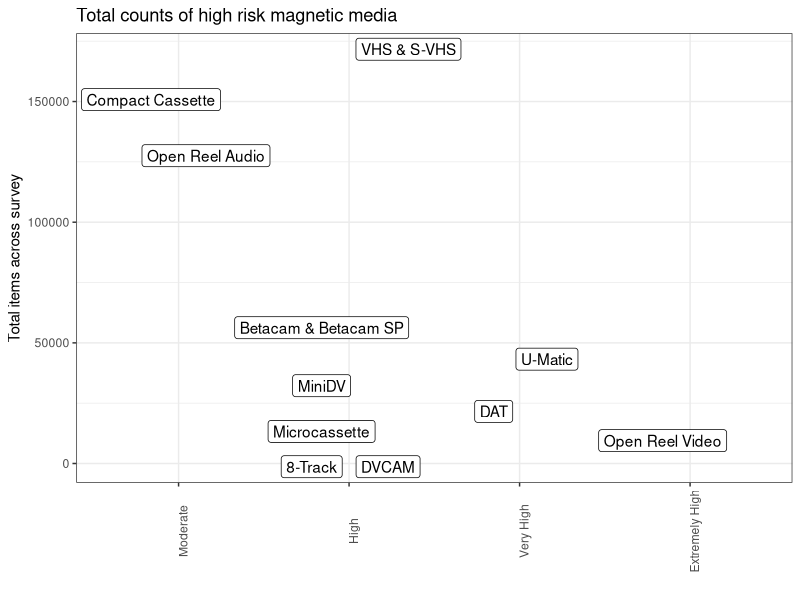
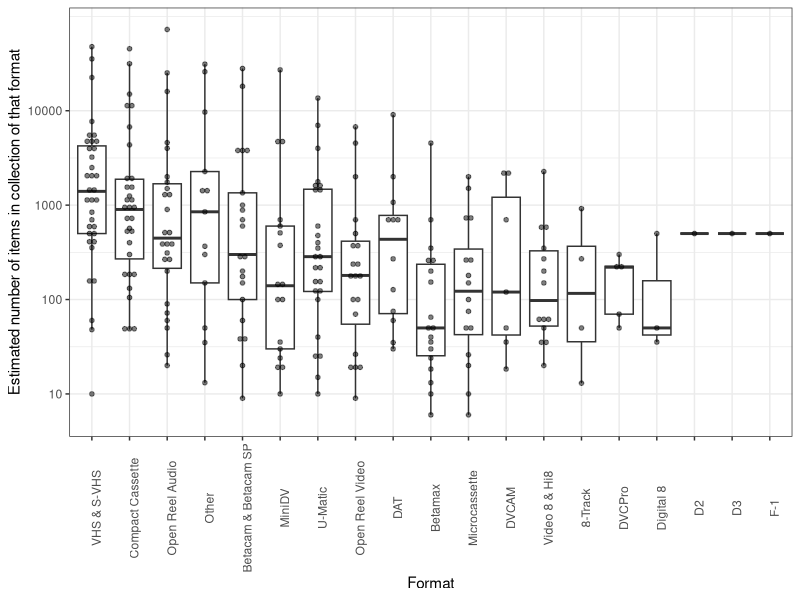
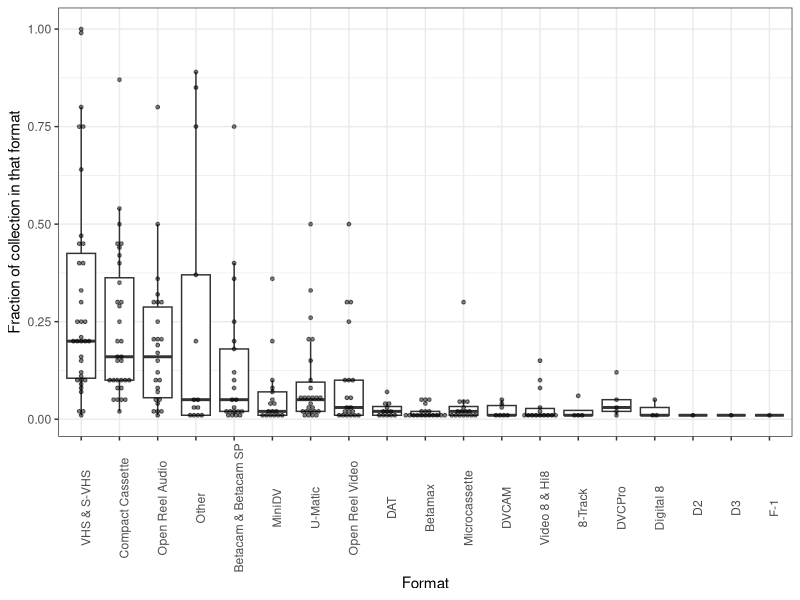
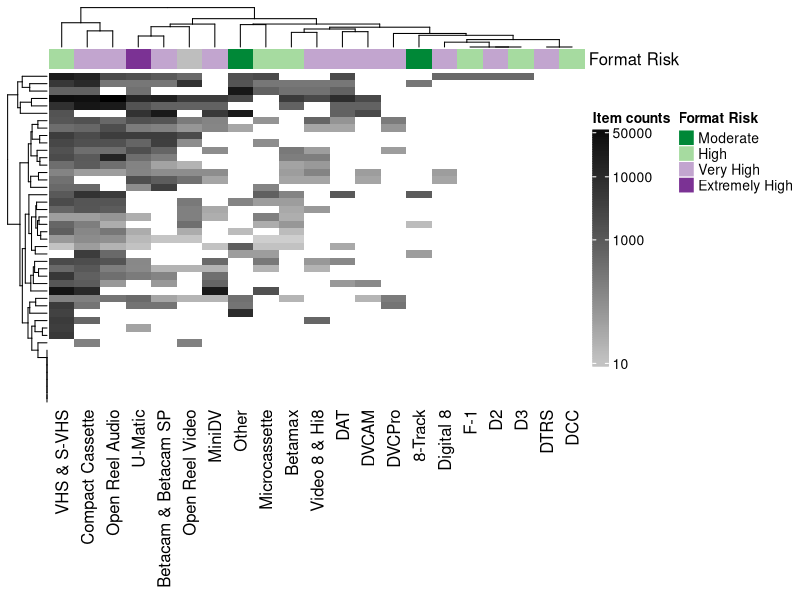
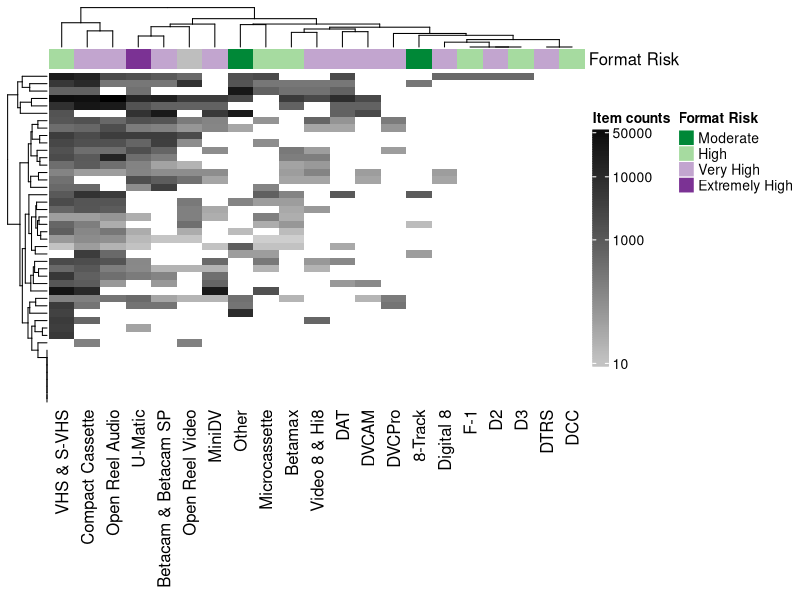
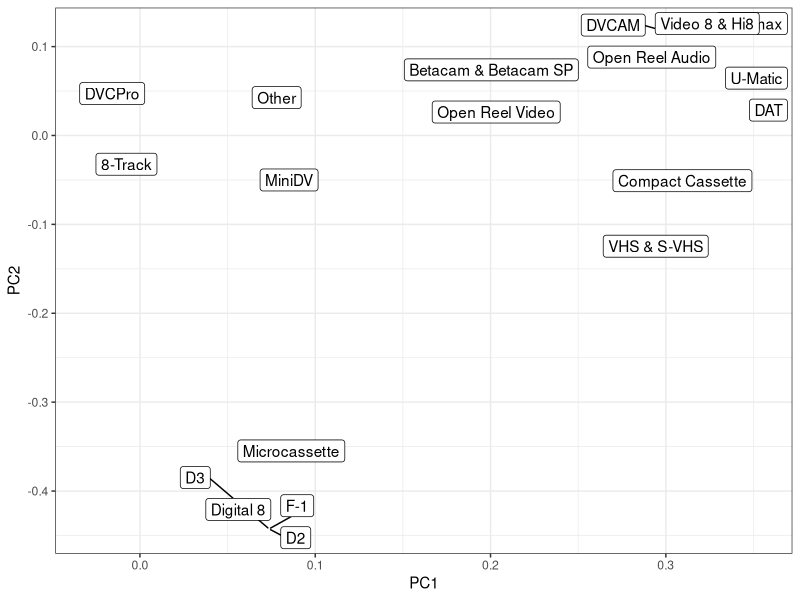
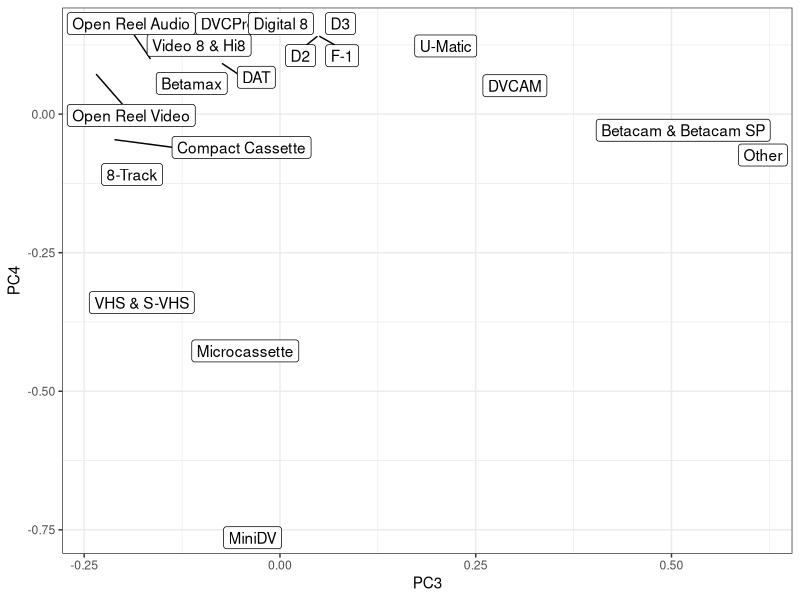
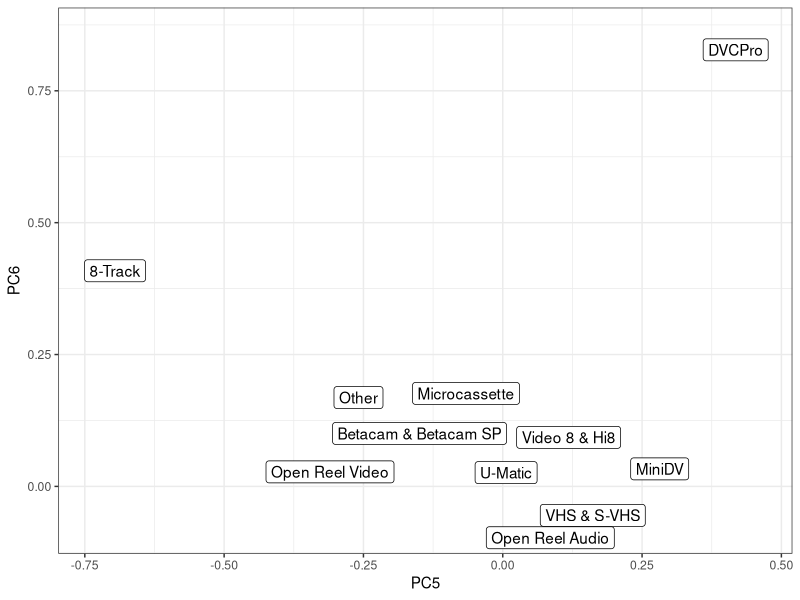

Recreate these plots in R, in order.
## ---- chunk 1
library(tidyverse)
library(ggrepel)
library(ComplexHeatmap)
library(circlize)
## ---- chunk 2
datar <- read_csv("RESULTS_V2_181209_Magnetic Media Survey - Some Calculations.csv") %>%
    filter(complete.cases(.[,-c(1,2)])) 

pdatar <- datar %>% 
    gather(variable,value,-`Institution-CollectionKey`) %>%
    mutate(value=as.numeric(value)) 

risk_factors <- read_tsv("risk_factors.tsv") %>%
    mutate(Risk=factor(Risk,levels=c("Low","Moderate","High","Very High","Extremely High")))
## ---- chunk 3
totals_and_risks <- pdatar %>% filter(variable!="Total Items") %>%
    group_by(variable) %>% summarize(Total=sum(value,na.rm=T)) %>%
    arrange(Total) %>%
    mutate(Format=factor(variable,levels=variable)) %>%
    left_join(risk_factors,by="Format") %>%
    select(-Quantity)

totals_and_risks
## ---- chunk 4
g<- totals_and_risks%>%
    filter(Total>0,!is.na(Risk))%>%
    ggplot()+theme_bw()+
    aes(x=Risk,y=Total)+
    theme(axis.text.x=element_text(angle=90))+
    geom_label_repel(aes(label=Format))+
    ylab("Total items across survey")+
    xlab("")+
    ggtitle("Total counts of high risk magnetic media")
g
## ---- chunk 5
g <- pdatar %>%
    mutate(variable=factor(variable,levels=arrange(totals_and_risks,-Total)$Format)) %>%
    filter(variable!="Total Items")%>%
    filter(value>0)%>%
    ggplot()+theme_bw()+
    geom_boxplot(outlier.alpha=0)+
    geom_dotplot(binaxis="y",stackdir="center",dotsize=1.0,alpha=0.5,binwidth=0.05)+
    aes(x=variable,y=value)+
    scale_y_log10(breaks=c(10,100,1000,10000,1000000))+
    theme(axis.text.x=element_text(angle=90))+
    ylab("Estimated number of items in collection of that format")+
    xlab("Format")
g
## ---- chunk 6
g <- pdatar %>%
    spread(variable,value) %>%
    gather(variable,value,-`Institution-CollectionKey`,-`Total Items`) %>%
    mutate(proportion=value/`Total Items`) %>%
    mutate(variable=factor(variable,levels=arrange(totals_and_risks,-Total)$Format)) %>%
    filter(variable!="Total Items")%>%
    filter(proportion>0)%>%
    ggplot()+theme_bw()+
    geom_boxplot(outlier.alpha=0)+
    geom_dotplot(binaxis="y",stackdir="center",alpha=0.5,binwidth=0.01)+
    aes(x=variable,y=proportion)+
    theme(axis.text.x=element_text(angle=90))+
    ylab("Fraction of collection in that format")+
    xlab("Format")
g
## ---- chunk 7
matrix_by_inst <- as.matrix(datar[,-c(1,2)])
rownames(matrix_by_inst) <- datar[,1][[1]]
cluster_inst <- hclust(dist(scale(matrix_by_inst))) 
matrix_by_media <- t(as.matrix(datar[,-c(1,2)]))
cluster_media <- hclust(dist(scale(matrix_by_media)))
## ---- chunk 8

heatmap_datar <- datar[complete.cases(datar[,-c(1,2)]),]

valz <- log10(unlist(heatmap_datar[,-c(1,2)])+1)

col_ann <- data.frame(Format=rownames(matrix_by_media)[cluster_media$order]) %>%
    left_join(totals_and_risks,by="Format") %>% select(-variable) %>%
    rename(`Total Items`=Total,`Format Risk`=Risk) %>%
    select(-`Total Items`)
rownames(col_ann) <- col_ann[[1]]
col_ann <- col_ann %>% select(-Format)

risk_annotation <- HeatmapAnnotation(
    `Format Risk`=col_ann$`Format Risk`,
    col=list(`Format Risk`=c(
            `Extremely High`="#7b3294",`Very High`="#c2a5cf",
            `High`="#a6dba0",`Moderate`="#008837"
    )   )   )
the_heatmap <- Heatmap(
    log10(heatmap_datar[,-c(1,2)]+1),
    top_annotation=risk_annotation,
    col=colorRamp2(
        c(min(valz),median(valz),max(valz)),
        c("#ffffff", "#fefefe", "#000000")
        ),
    heatmap_legend_param = list(
        title="Item counts", 
        at=log10(c(10+1,1000+1,1e4+1,5e4+1)),
        labels=c(10,1000,1e4,5e4),
        legend_height = unit(6, "cm"),
        heatmap_legend_side="bottom"
        )
    )
ht_list <- the_heatmap 
g <- draw(ht_list, heatmap_legend_side = "right", annotation_legend_side = "right")
g

png("heatmap.png")
g
dev.off()
## ---- chunk 9
pca_media <- prcomp(t(matrix_by_media[apply(matrix_by_media,1,sum)>0,]),center=T,scale=T)

media_pca_plot <- pca_media$rotation %>% 
    {bind_cols(tibble(Format=rownames(.)),as.tibble(.))} %>%
    select(Format,PC1,PC2,PC3,PC4,PC5,PC6) %>% 
    ggplot()+theme_bw()+
    aes(label=Format)+
    geom_label_repel()
media_pca_plot + aes(x=PC1,y=PC2)
media_pca_plot + aes(x=PC3,y=PC4)
media_pca_plot + aes(x=PC5,y=PC6)
## ---- chunk 10
pca_inst <- prcomp(t(matrix_by_inst[apply(matrix_by_inst,1,sum)>0,] ),center=T,scale=T)

inst_pca_plot <- pca_inst$rotation %>% 
    {bind_cols(tibble(Format=rownames(.)),as.tibble(.))} %>%
    select(Format,PC1,PC2,PC3,PC4,PC5,PC6) %>% 
    ggplot()+theme_bw()+
    aes(label=Format)+
    geom_label_repel()
inst_pca_plot + aes(x=PC1,y=PC2)
inst_pca_plot + aes(x=PC3,y=PC4)
inst_pca_plot + aes(x=PC5,y=PC6)
